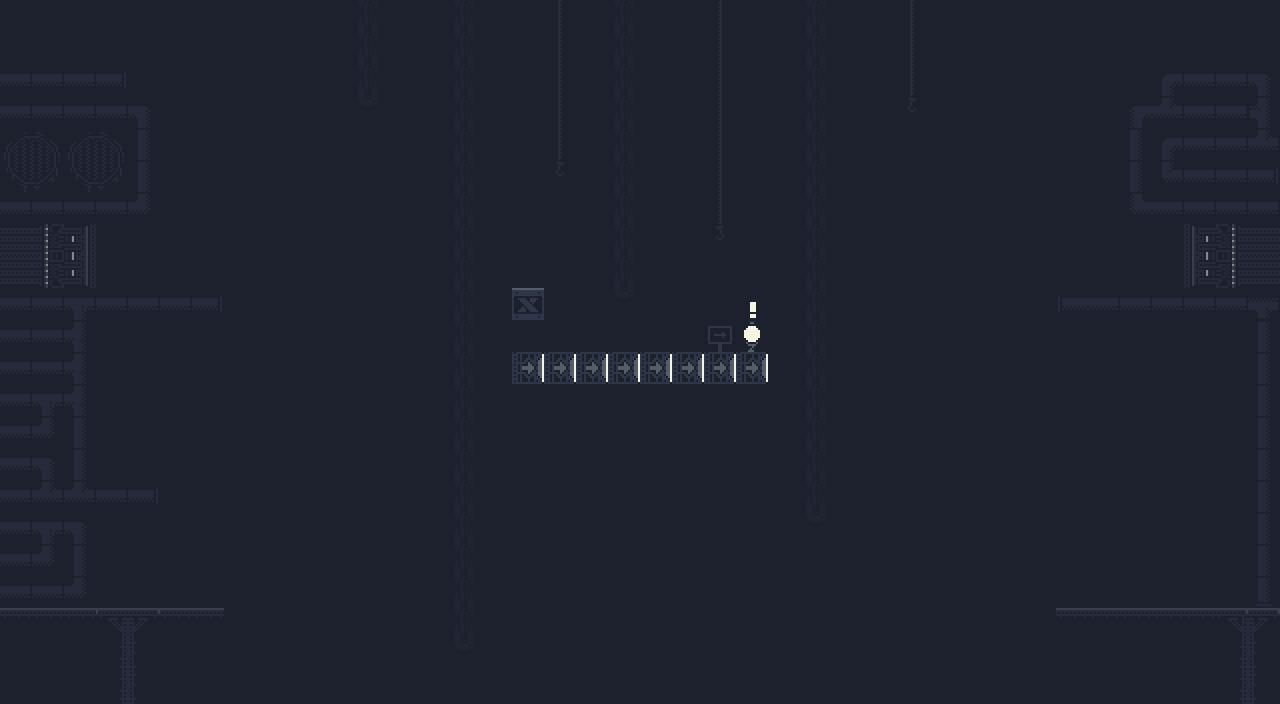

Tiled map render using the project's own tile images. Description and the whole map definition, tile-layer contents included, below:
An orthogonal 40x22 tile map with 32x32 px tiles, 3 tile layers (Background, Ground, Foreground) and 3 objects (Spawn, Win).

<map version="1.10" tiledversion="1.12.1" orientation="orthogonal" renderorder="right-down" width="40" height="22" tilewidth="32" tileheight="32" infinite="0" backgroundcolor="#1d212d" nextlayerid="5" nextobjectid="9">
 <editorsettings>
  <export target="level0.json" format="json" />
 </editorsettings>
 <tileset firstgid="1" name="0x72-industrial-tileset-32px-extruded" tilewidth="32" tileheight="32" spacing="2" margin="1" tilecount="1024" columns="32">
  <image source="0x72-industrial-tileset-32px-extruded.png" width="1088" height="1088" />
  <tile id="5">
   <properties>
    <property name="collides" type="bool" value="true" />
   </properties>
  </tile>
  <tile id="12">
   <properties>
    <property name="collides" type="bool" value="true" />
   </properties>
  </tile>
  <tile id="13">
   <properties>
    <property name="collides" type="bool" value="true" />
   </properties>
  </tile>
  <tile id="14">
   <properties>
    <property name="collides" type="bool" value="true" />
   </properties>
  </tile>
  <tile id="15">
   <properties>
    <property name="collides" type="bool" value="true" />
   </properties>
  </tile>
  <tile id="19">
   <properties>
    <property name="collides" type="bool" value="true" />
   </properties>
  </tile>
  <tile id="20">
   <properties>
    <property name="collides" type="bool" value="true" />
   </properties>
  </tile>
  <tile id="21">
   <properties>
    <property name="collides" type="bool" value="true" />
   </properties>
  </tile>
  <tile id="32">
   <properties>
    <property name="collides" type="bool" value="true" />
   </properties>
  </tile>
  <tile id="33">
   <properties>
    <property name="collides" type="bool" value="true" />
   </properties>
  </tile>
  <tile id="34">
   <properties>
    <property name="collides" type="bool" value="true" />
   </properties>
  </tile>
  <tile id="35">
   <properties>
    <property name="collides" type="bool" value="true" />
   </properties>
  </tile>
  <tile id="36">
   <properties>
    <property name="collides" type="bool" value="true" />
   </properties>
  </tile>
  <tile id="37">
   <properties>
    <property name="collides" type="bool" value="true" />
   </properties>
  </tile>
  <tile id="38">
   <properties>
    <property name="collides" type="bool" value="true" />
   </properties>
  </tile>
  <tile id="39">
   <properties>
    <property name="collides" type="bool" value="true" />
   </properties>
  </tile>
  <tile id="40">
   <properties>
    <property name="collides" type="bool" value="true" />
   </properties>
  </tile>
  <tile id="41">
   <properties>
    <property name="collides" type="bool" value="true" />
   </properties>
  </tile>
  <tile id="42">
   <properties>
    <property name="collides" type="bool" value="true" />
   </properties>
  </tile>
  <tile id="43">
   <properties>
    <property name="collides" type="bool" value="true" />
   </properties>
  </tile>
  <tile id="52">
   <properties>
    <property name="collides" type="bool" value="true" />
   </properties>
  </tile>
  <tile id="53">
   <properties>
    <property name="collides" type="bool" value="true" />
    <property name="isPermanent" type="bool" value="true" />
   </properties>
  </tile>
  <tile id="76">
   <properties>
    <property name="collides" type="bool" value="true" />
    <property name="isSpike" type="bool" value="true" />
   </properties>
   <objectgroup draworder="index">
    <object id="5" x="2" y="26" width="30" height="6" />
   </objectgroup>
  </tile>
  <tile id="77">
   <properties>
    <property name="collides" type="bool" value="true" />
    <property name="isSpike" type="bool" value="true" />
   </properties>
  </tile>
  <tile id="78">
   <properties>
    <property name="collides" type="bool" value="true" />
    <property name="isSpike" type="bool" value="true" />
   </properties>
  </tile>
  <tile id="79">
   <properties>
    <property name="collides" type="bool" value="true" />
    <property name="isSpike" type="bool" value="true" />
   </properties>
  </tile>
  <tile id="84">
   <properties>
    <property name="collides" type="bool" value="true" />
   </properties>
  </tile>
  <tile id="85">
   <properties>
    <property name="collides" type="bool" value="true" />
   </properties>
  </tile>
  <tile id="86">
   <properties>
    <property name="collides" type="bool" value="true" />
   </properties>
  </tile>
  <tile id="87">
   <properties>
    <property name="collides" type="bool" value="true" />
   </properties>
  </tile>
  <tile id="88">
   <properties>
    <property name="collides" type="bool" value="true" />
   </properties>
  </tile>
  <tile id="89">
   <properties>
    <property name="collides" type="bool" value="true" />
   </properties>
  </tile>
  <tile id="108">
   <properties>
    <property name="collides" type="bool" value="true" />
    <property name="isSpike" type="bool" value="true" />
   </properties>
  </tile>
  <tile id="109">
   <properties>
    <property name="collides" type="bool" value="true" />
    <property name="isSpike" type="bool" value="true" />
   </properties>
  </tile>
  <tile id="110">
   <properties>
    <property name="collides" type="bool" value="true" />
    <property name="isSpike" type="bool" value="true" />
   </properties>
  </tile>
  <tile id="111">
   <properties>
    <property name="collides" type="bool" value="true" />
    <property name="isSpike" type="bool" value="true" />
   </properties>
  </tile>
  <tile id="116">
   <properties>
    <property name="collides" type="bool" value="true" />
   </properties>
  </tile>
  <tile id="117">
   <properties>
    <property name="collides" type="bool" value="true" />
   </properties>
  </tile>
  <tile id="118">
   <properties>
    <property name="collides" type="bool" value="true" />
   </properties>
  </tile>
  <tile id="119">
   <properties>
    <property name="collides" type="bool" value="true" />
   </properties>
  </tile>
  <tile id="120">
   <properties>
    <property name="collides" type="bool" value="true" />
   </properties>
  </tile>
  <tile id="121">
   <properties>
    <property name="collides" type="bool" value="true" />
   </properties>
  </tile>
  <tile id="152">
   <properties>
    <property name="collides" type="bool" value="true" />
   </properties>
  </tile>
  <tile id="153">
   <properties>
    <property name="collides" type="bool" value="true" />
   </properties>
  </tile>
  <tile id="196">
   <properties>
    <property name="collides" type="bool" value="true" />
   </properties>
  </tile>
  <tile id="197">
   <properties>
    <property name="collides" type="bool" value="true" />
   </properties>
  </tile>
  <tile id="198">
   <properties>
    <property name="collides" type="bool" value="true" />
   </properties>
  </tile>
  <tile id="199">
   <properties>
    <property name="collides" type="bool" value="true" />
   </properties>
  </tile>
  <tile id="200">
   <properties>
    <property name="collides" type="bool" value="true" />
   </properties>
  </tile>
  <tile id="201">
   <properties>
    <property name="collides" type="bool" value="true" />
   </properties>
  </tile>
  <tile id="228">
   <properties>
    <property name="collides" type="bool" value="true" />
   </properties>
  </tile>
  <tile id="229">
   <properties>
    <property name="collides" type="bool" value="true" />
   </properties>
  </tile>
  <tile id="230">
   <properties>
    <property name="collides" type="bool" value="true" />
   </properties>
  </tile>
  <tile id="231">
   <properties>
    <property name="collides" type="bool" value="true" />
   </properties>
  </tile>
  <tile id="232">
   <properties>
    <property name="collides" type="bool" value="true" />
   </properties>
  </tile>
  <tile id="233">
   <properties>
    <property name="collides" type="bool" value="true" />
   </properties>
  </tile>
  <tile id="256">
   <properties>
    <property name="collides" type="bool" value="true" />
   </properties>
  </tile>
  <tile id="257">
   <properties>
    <property name="collides" type="bool" value="true" />
   </properties>
  </tile>
  <tile id="258">
   <properties>
    <property name="collides" type="bool" value="true" />
   </properties>
  </tile>
  <tile id="259">
   <properties>
    <property name="collides" type="bool" value="true" />
   </properties>
  </tile>
  <tile id="288">
   <properties>
    <property name="collides" type="bool" value="true" />
   </properties>
  </tile>
  <tile id="289">
   <properties>
    <property name="collides" type="bool" value="true" />
   </properties>
  </tile>
  <tile id="290">
   <properties>
    <property name="collides" type="bool" value="true" />
   </properties>
  </tile>
  <tile id="291">
   <properties>
    <property name="collides" type="bool" value="true" />
   </properties>
  </tile>
  <tile id="320">
   <properties>
    <property name="collides" type="bool" value="true" />
   </properties>
  </tile>
  <tile id="321">
   <properties>
    <property name="collides" type="bool" value="true" />
   </properties>
  </tile>
  <tile id="322">
   <properties>
    <property name="collides" type="bool" value="true" />
   </properties>
  </tile>
  <tile id="323">
   <properties>
    <property name="collides" type="bool" value="true" />
   </properties>
  </tile>
 </tileset>
 <layer id="1" name="Background" width="40" height="22" opacity="0.5">
  <data encoding="csv">
0,0,0,0,0,0,0,0,0,0,0,23,0,0,23,0,0,97,0,23,0,0,3221225569,0,0,23,0,0,97,0,0,0,0,0,0,0,0,0,0,0,
0,0,0,0,0,0,0,0,0,0,0,23,0,0,23,0,0,97,0,23,0,0,3221225569,0,0,23,0,0,97,0,0,0,0,0,0,0,0,0,0,0,
237,237,237,302,0,0,0,0,0,0,0,23,0,0,23,0,0,97,0,23,0,0,3221225569,0,0,23,0,0,97,0,0,0,0,0,0,0,268,237,237,238,
237,237,237,237,238,0,0,0,0,0,0,55,0,0,23,0,0,97,0,23,0,0,3221225569,0,0,23,0,0,129,0,0,0,0,0,0,2147483886,269,237,237,1610613005,
66,67,66,67,367,0,0,0,0,0,0,0,0,0,23,0,0,97,0,23,0,0,3221225569,0,0,23,0,0,0,0,0,0,0,0,0,367,268,237,237,269,
98,99,98,99,367,0,0,0,0,0,0,0,0,0,23,0,0,129,0,23,0,0,3221225569,0,0,23,0,0,0,0,0,0,0,0,0,367,300,237,237,302,
237,237,237,237,270,0,0,0,0,0,0,0,0,0,23,0,0,0,0,23,0,0,3221225569,0,0,23,0,0,0,0,0,0,0,0,0,2147483918,237,237,237,237,
199,201,202,0,0,0,0,0,0,0,0,0,0,0,23,0,0,0,0,23,0,0,161,0,0,23,0,0,0,0,0,0,0,0,0,0,0,197,198,199,
231,233,234,0,0,0,0,0,0,0,0,0,0,0,23,0,0,0,0,23,0,0,0,0,0,23,0,0,0,0,0,0,0,0,0,0,0,229,230,231,
237,237,301,237,237,237,302,0,0,0,0,0,0,0,23,0,0,0,0,55,0,0,0,0,0,23,0,0,0,0,0,0,0,2147483950,237,237,237,237,237,1073742093,
237,237,303,0,0,0,0,0,0,0,0,0,0,0,23,0,0,0,0,0,0,0,0,0,0,23,0,0,0,0,0,0,0,0,0,0,0,0,0,367,
237,237,303,0,0,0,0,0,0,0,0,0,0,0,23,0,0,0,0,0,0,0,0,0,0,23,0,0,0,0,0,0,0,0,0,0,0,0,0,367,
237,301,303,0,0,0,0,0,0,0,0,0,0,0,23,0,0,0,0,0,0,0,0,0,0,23,0,0,0,0,0,0,0,0,0,0,0,0,0,367,
237,270,367,0,0,0,0,0,0,0,0,0,0,0,23,0,0,0,0,0,0,0,0,0,0,23,0,0,0,0,0,0,0,0,0,0,0,0,0,367,
237,238,367,0,0,0,0,0,0,0,0,0,0,0,23,0,0,0,0,0,0,0,0,0,0,23,0,0,0,0,0,0,0,0,0,0,0,0,0,367,
237,269,269,237,302,0,0,0,0,0,0,0,0,0,23,0,0,0,0,0,0,0,0,0,0,23,0,0,0,0,0,0,0,0,0,0,0,0,0,367,
237,301,238,0,0,0,0,0,0,0,0,0,0,0,23,0,0,0,0,0,0,0,0,0,0,55,0,0,0,0,0,0,0,0,0,0,0,0,0,367,
237,270,367,0,0,0,0,0,0,0,0,0,0,0,23,0,0,0,0,0,0,0,0,0,0,0,0,0,0,0,0,0,0,0,0,0,0,0,0,367,
237,237,270,0,0,0,0,0,0,0,0,0,0,0,23,0,0,0,0,0,0,0,0,0,0,0,0,0,0,0,0,0,0,0,0,0,0,0,0,399,
19,19,19,119,120,19,19,0,0,0,0,0,0,0,23,0,0,0,0,0,0,0,0,0,0,0,0,0,0,0,0,0,0,19,19,19,19,19,122,120,
0,0,0,17,18,0,0,0,0,0,0,0,0,0,55,0,0,0,0,0,0,0,0,0,0,0,0,0,0,0,0,0,0,0,0,0,0,0,17,18,
0,0,0,17,18,0,0,0,0,0,0,0,0,0,0,0,0,0,0,0,0,0,0,0,0,0,0,0,0,0,0,0,0,0,0,0,0,0,17,18
</data>
 </layer>
 <layer id="2" name="Ground" width="40" height="22">
  <data encoding="csv">
0,0,0,0,0,0,0,0,0,0,0,0,0,0,0,0,0,0,0,0,0,0,0,0,0,0,0,0,0,0,0,0,0,0,0,0,0,0,0,0,
0,0,0,0,0,0,0,0,0,0,0,0,0,0,0,0,0,0,0,0,0,0,0,0,0,0,0,0,0,0,0,0,0,0,0,0,0,0,0,0,
0,0,0,0,0,0,0,0,0,0,0,0,0,0,0,0,0,0,0,0,0,0,0,0,0,0,0,0,0,0,0,0,0,0,0,0,0,0,0,0,
0,0,0,0,0,0,0,0,0,0,0,0,0,0,0,0,0,0,0,0,0,0,0,0,0,0,0,0,0,0,0,0,0,0,0,0,0,0,0,0,
0,0,0,0,0,0,0,0,0,0,0,0,0,0,0,0,0,0,0,0,0,0,0,0,0,0,0,0,0,0,0,0,0,0,0,0,0,0,0,0,
0,0,0,0,0,0,0,0,0,0,0,0,0,0,0,0,0,0,0,0,0,0,0,0,0,0,0,0,0,0,0,0,0,0,0,0,0,0,0,0,
0,0,0,0,0,0,0,0,0,0,0,0,0,0,0,0,0,0,0,0,0,0,0,0,0,0,0,0,0,0,0,0,0,0,0,0,0,0,0,0,
0,0,0,0,0,0,0,0,0,0,0,0,0,0,0,0,0,0,0,0,0,0,0,0,0,0,0,0,0,0,0,0,0,0,0,0,0,0,0,0,
0,0,0,0,0,0,0,0,0,0,0,0,0,0,0,0,0,0,0,0,0,0,0,0,0,0,0,0,0,0,0,0,0,0,0,0,0,0,0,0,
0,0,0,0,0,0,0,0,0,0,0,0,0,0,0,0,6,0,0,0,0,0,0,0,0,0,0,0,0,0,0,0,0,0,0,0,0,0,0,0,
0,0,0,0,0,0,0,0,0,0,0,0,0,0,0,0,0,0,0,0,0,0,0,0,0,0,0,0,0,0,0,0,0,0,0,0,0,0,0,0,
0,0,0,0,0,0,0,0,0,0,0,0,0,0,0,0,2684354722,2684354722,2684354722,2684354722,2684354722,2684354722,2684354722,2684354722,0,0,0,0,0,0,0,0,0,0,0,0,0,0,0,0,
0,0,0,0,0,0,0,0,0,0,0,0,0,0,0,0,0,0,0,0,0,0,0,0,0,0,0,0,0,0,0,0,0,0,0,0,0,0,0,0,
0,0,0,0,0,0,0,0,0,0,0,0,0,0,0,0,0,0,0,0,0,0,0,0,0,0,0,0,0,0,0,0,0,0,0,0,0,0,0,0,
0,0,0,0,0,0,0,0,0,0,0,0,0,0,0,0,0,0,0,0,0,0,0,0,0,0,0,0,0,0,0,0,0,0,0,0,0,0,0,0,
0,0,0,0,0,0,0,0,0,0,0,0,0,0,0,0,0,0,0,0,0,0,0,0,0,0,0,0,0,0,0,0,0,0,0,0,0,0,0,0,
0,0,0,0,0,0,0,0,0,0,0,0,0,0,0,0,0,0,0,0,0,0,0,0,0,0,0,0,0,0,0,0,0,0,0,0,0,0,0,0,
0,0,0,0,0,0,0,0,0,0,0,0,0,0,0,0,0,0,0,0,0,0,0,0,0,0,0,0,0,0,0,0,0,0,0,0,0,0,0,0,
0,0,0,0,0,0,0,0,0,0,0,0,0,0,0,0,0,0,0,0,0,0,0,0,0,0,0,0,0,0,0,0,0,0,0,0,0,0,0,0,
0,0,0,0,0,0,0,0,0,0,0,0,0,0,0,0,0,0,0,0,0,0,0,0,0,0,0,0,0,0,0,0,0,0,0,0,0,0,0,0,
0,0,0,0,0,0,0,0,0,0,0,0,0,0,0,0,0,0,0,0,0,0,0,0,0,0,0,0,0,0,0,0,0,0,0,0,0,0,0,0,
0,0,0,0,0,0,0,0,0,0,0,0,0,0,0,0,0,0,0,0,0,0,0,0,0,0,0,0,0,0,0,0,0,0,0,0,0,0,0,0
</data>
 </layer>
 <layer id="3" name="Foreground" width="40" height="22">
  <data encoding="csv">
0,0,0,0,0,0,0,0,0,0,0,0,0,0,0,0,0,0,0,0,0,0,0,0,0,0,0,0,0,0,0,0,0,0,0,0,0,0,0,0,
0,0,0,0,0,0,0,0,0,0,0,0,0,0,0,0,0,0,0,0,0,0,0,0,0,0,0,0,0,0,0,0,0,0,0,0,0,0,0,0,
0,0,0,0,0,0,0,0,0,0,0,0,0,0,0,0,0,0,0,0,0,0,0,0,0,0,0,0,0,0,0,0,0,0,0,0,0,0,0,0,
0,0,0,0,0,0,0,0,0,0,0,0,0,0,0,0,0,0,0,0,0,0,0,0,0,0,0,0,0,0,0,0,0,0,0,0,0,0,0,0,
0,0,0,0,0,0,0,0,0,0,0,0,0,0,0,0,0,0,0,0,0,0,0,0,0,0,0,0,0,0,0,0,0,0,0,0,0,0,0,0,
0,0,0,0,0,0,0,0,0,0,0,0,0,0,0,0,0,0,0,0,0,0,0,0,0,0,0,0,0,0,0,0,0,0,0,0,0,0,0,0,
0,0,0,0,0,0,0,0,0,0,0,0,0,0,0,0,0,0,0,0,0,0,0,0,0,0,0,0,0,0,0,0,0,0,0,0,0,0,0,0,
0,0,0,0,0,0,0,0,0,0,0,0,0,0,0,0,0,0,0,0,0,0,0,0,0,0,0,0,0,0,0,0,0,0,0,0,0,0,0,0,
0,0,0,0,0,0,0,0,0,0,0,0,0,0,0,0,0,0,0,0,0,0,0,0,0,0,0,0,0,0,0,0,0,0,0,0,0,0,0,0,
0,0,0,0,0,0,0,0,0,0,0,0,0,0,0,0,0,0,0,0,0,0,0,646,0,0,0,0,0,0,0,0,0,0,0,0,0,0,0,0,
0,0,0,0,0,0,0,0,0,0,0,0,0,0,0,0,0,0,0,0,0,0,147,317,0,0,0,0,0,0,0,0,0,0,0,0,0,0,0,0,
0,0,0,0,0,0,0,0,0,0,0,0,0,0,0,0,0,0,0,0,0,0,0,0,0,0,0,0,0,0,0,0,0,0,0,0,0,0,0,0,
0,0,0,0,0,0,0,0,0,0,0,0,0,0,0,0,0,0,0,0,0,0,0,0,0,0,0,0,0,0,0,0,0,0,0,0,0,0,0,0,
0,0,0,0,0,0,0,0,0,0,0,0,0,0,0,0,0,0,0,0,0,0,0,0,0,0,0,0,0,0,0,0,0,0,0,0,0,0,0,0,
0,0,0,0,0,0,0,0,0,0,0,0,0,0,0,0,0,0,0,0,0,0,0,0,0,0,0,0,0,0,0,0,0,0,0,0,0,0,0,0,
0,0,0,0,0,0,0,0,0,0,0,0,0,0,0,0,0,0,0,0,0,0,0,0,0,0,0,0,0,0,0,0,0,0,0,0,0,0,0,0,
0,0,0,0,0,0,0,0,0,0,0,0,0,0,0,0,0,0,0,0,0,0,0,0,0,0,0,0,0,0,0,0,0,0,0,0,0,0,0,0,
0,0,0,0,0,0,0,0,0,0,0,0,0,0,0,0,0,0,0,0,0,0,0,0,0,0,0,0,0,0,0,0,0,0,0,0,0,0,0,0,
0,0,0,0,0,0,0,0,0,0,0,0,0,0,0,0,0,0,0,0,0,0,0,0,0,0,0,0,0,0,0,0,0,0,0,0,0,0,0,0,
0,0,0,0,0,0,0,0,0,0,0,0,0,0,0,0,0,0,0,0,0,0,0,0,0,0,0,0,0,0,0,0,0,0,0,0,0,0,0,0,
0,0,0,0,0,0,0,0,0,0,0,0,0,0,0,0,0,0,0,0,0,0,0,0,0,0,0,0,0,0,0,0,0,0,0,0,0,0,0,0,
0,0,0,0,0,0,0,0,0,0,0,0,0,0,0,0,0,0,0,0,0,0,0,0,0,0,0,0,0,0,0,0,0,0,0,0,0,0,0,0
</data>
 </layer>
 <objectgroup id="4" name="Objects">
  <object id="1" name="Spawn" x="528" y="254">
   <point />
  </object>
  <object id="8" name="Win" x="752" y="336">
   <point />
  </object>
 </objectgroup>
</map>
